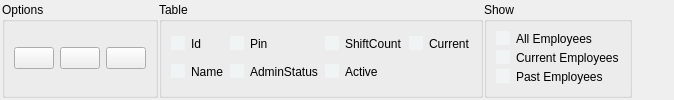
         <widget class="QWidget" name="EmployeeSettings">
          <property name="styleSheet">
           <string notr="true">QCheckBox::indicator,QRadioButton::indicator{
border:none;
background-color:#F1F4F5;

}

QCheckBox::indicator:checked,QRadioButton::indicator:checked{
border:none;
background-color:#FE938C;

}
</string>
          </property>
          <attribute name="title">
           <string>Employees</string>
          </attribute>
          <layout class="QHBoxLayout" name="horizontalLayout_2">
           <property name="spacing">
            <number>1</number>
           </property>
           <property name="leftMargin">
            <number>2</number>
           </property>
           <property name="topMargin">
            <number>2</number>
           </property>
           <property name="rightMargin">
            <number>2</number>
           </property>
           <property name="bottomMargin">
            <number>2</number>
           </property>
           <item>
            <widget class="QGroupBox" name="groupBox">
             <property name="minimumSize">
              <size>
               <width>0</width>
               <height>0</height>
              </size>
             </property>
             <property name="maximumSize">
              <size>
               <width>200</width>
               <height>16777215</height>
              </size>
             </property>
             <property name="styleSheet">
              <string notr="true"/>
             </property>
             <property name="title">
              <string>Options</string>
             </property>
             <layout class="QHBoxLayout" name="horizontalLayout_5">
              <property name="topMargin">
               <number>7</number>
              </property>
              <property name="bottomMargin">
               <number>7</number>
              </property>
              <item>
               <widget class="QPushButton" name="EmployeeAdd">
                <property name="text">
                 <string/>
                </property>
                <property name="default">
                 <bool>false</bool>
                </property>
               </widget>
              </item>
              <item>
               <widget class="QPushButton" name="EmployeeArchive">
                <property name="text">
                 <string/>
                </property>
               </widget>
              </item>
              <item>
               <widget class="QPushButton" name="EmployeeDelete">
                <property name="text">
                 <string/>
                </property>
               </widget>
              </item>
             </layout>
            </widget>
           </item>
           <item>
            <widget class="QGroupBox" name="groupBox_2">
             <property name="title">
              <string>Table</string>
             </property>
             <layout class="QGridLayout" name="gridLayout_8">
              <property name="topMargin">
               <number>7</number>
              </property>
              <property name="bottomMargin">
               <number>7</number>
              </property>
              <item row="0" column="2">
               <widget class="QCheckBox" name="EmployeeShiftCount">
                <property name="text">
                 <string>ShiftCount</string>
                </property>
               </widget>
              </item>
              <item row="1" column="1">
               <widget class="QCheckBox" name="EmployeeAdminStatus">
                <property name="text">
                 <string>AdminStatus</string>
                </property>
               </widget>
              </item>
              <item row="1" column="2">
               <widget class="QCheckBox" name="EmployeeActive">
                <property name="text">
                 <string>Active</string>
                </property>
               </widget>
              </item>
              <item row="0" column="1">
               <widget class="QCheckBox" name="EmployeePin">
                <property name="text">
                 <string>Pin</string>
                </property>
               </widget>
              </item>
              <item row="0" column="3">
               <widget class="QCheckBox" name="EmployeeCurrent">
                <property name="text">
                 <string>Current</string>
                </property>
               </widget>
              </item>
              <item row="0" column="0">
               <widget class="QCheckBox" name="EmployeeId">
                <property name="text">
                 <string>Id</string>
                </property>
               </widget>
              </item>
              <item row="1" column="0">
               <widget class="QCheckBox" name="EmployeeName">
                <property name="text">
                 <string>Name</string>
                </property>
               </widget>
              </item>
             </layout>
            </widget>
           </item>
           <item>
            <widget class="QGroupBox" name="groupBox_3">
             <property name="title">
              <string>Show</string>
             </property>
             <property name="flat">
              <bool>false</bool>
             </property>
             <property name="checkable">
              <bool>false</bool>
             </property>
             <layout class="QVBoxLayout" name="verticalLayout_2">
              <property name="spacing">
               <number>2</number>
              </property>
              <property name="leftMargin">
               <number>9</number>
              </property>
              <property name="topMargin">
               <number>7</number>
              </property>
              <property name="bottomMargin">
               <number>7</number>
              </property>
              <item>
               <widget class="QRadioButton" name="AllRadio">
                <property name="text">
                 <string>All Employees</string>
                </property>
               </widget>
              </item>
              <item>
               <widget class="QRadioButton" name="CurrentRadio">
                <property name="text">
                 <string>Current Employees</string>
                </property>
               </widget>
              </item>
              <item>
               <widget class="QRadioButton" name="PastRadio">
                <property name="text">
                 <string>Past Employees</string>
                </property>
               </widget>
              </item>
             </layout>
            </widget>
           </item>
           <item>
            <spacer name="horizontalSpacer_4">
             <property name="orientation">
              <enum>Qt::Horizontal</enum>
             </property>
             <property name="sizeHint" stdset="0">
              <size>
               <width>40</width>
               <height>20</height>
              </size>
             </property>
            </spacer>
           </item>
          </layout>
         </widget>
